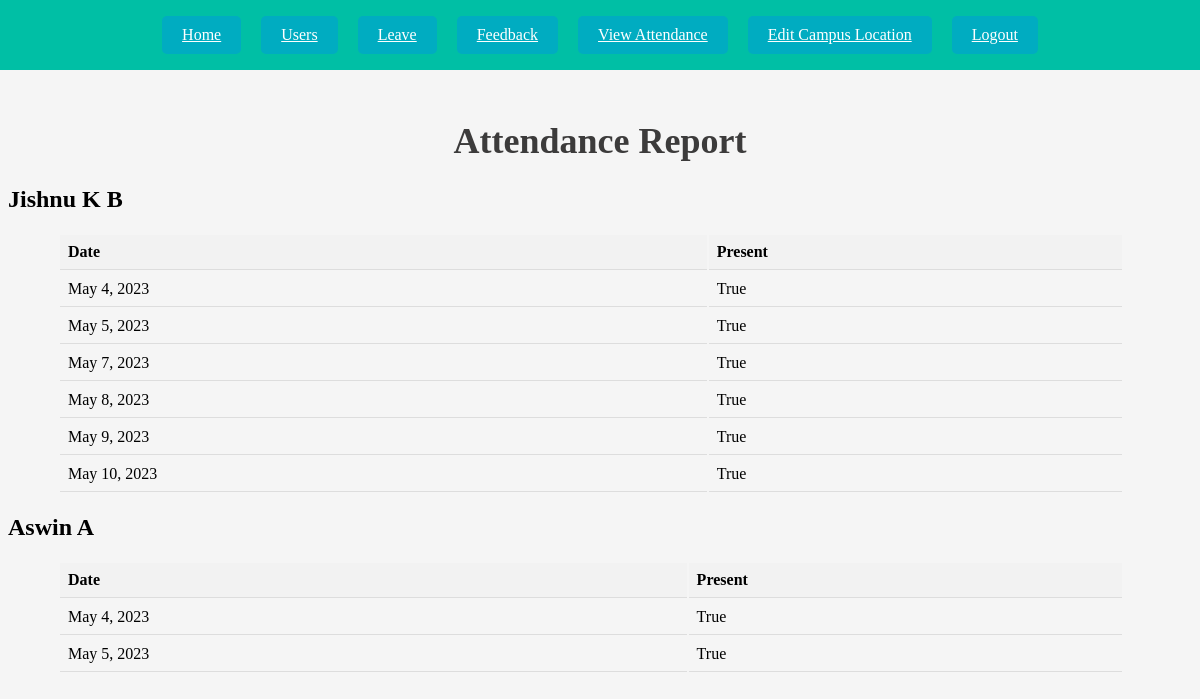
/admin_view_attendance/ (signed in), run on an earlier commit of the app's database.
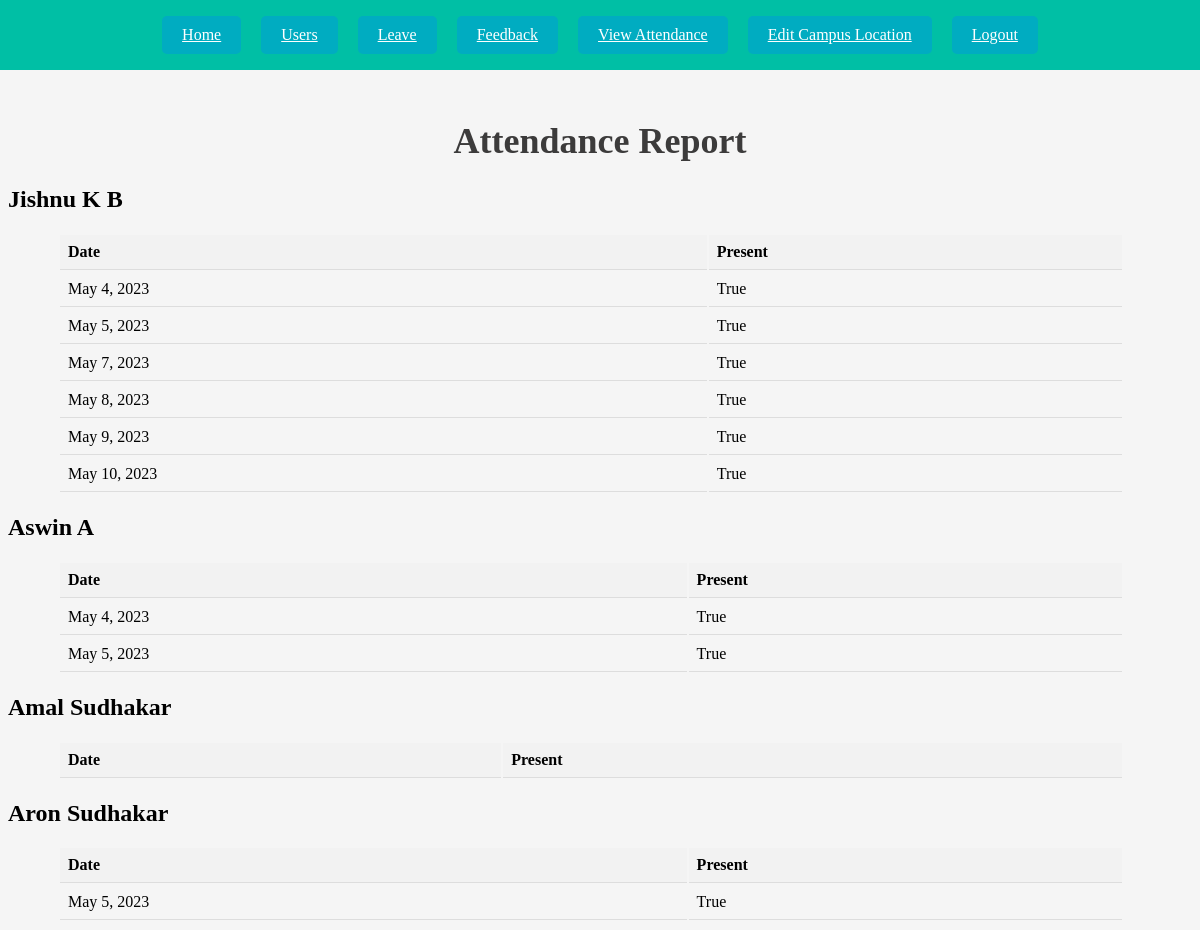
And on a later commit of the database.
### faculty_app/models.py (models this page shows, shortened)
class Faculty(models.Model):
    user = models.OneToOneField(User, on_delete=models.CASCADE, related_name='faculty')
    dob = models.DateField()
    department = models.CharField(max_length=4, choices=DEPARTMENTS)
    date_of_join = models.DateField()
    subject = models.CharField(max_length=4, choices=SUBJECTS)
    emp_id = models.CharField(max_length=10, unique=True)

class Attendance(models.Model):
    user = models.ForeignKey(User, on_delete=models.CASCADE)
    mark_date = models.DateField()
    mark_time = models.TimeField(default=datetime.time(0, 0))
    status = models.BooleanField(default=False)

### faculty_app/views.py (the view)
# urls.py: path('admin_view_attendance/',views.admin_view_attendance, name='admin_view_attendance'),
@admin_required
def admin_view_attendance(request):
     faculty = Faculty.objects.select_related('user').exclude(user__is_superuser=True)
     attendances = Attendance.objects.select_related('user').exclude(user__is_superuser=True)
     return render(request, 'admin/admin_view_attendance.html', {'attendances': attendances, 'faculty':faculty})

### faculty_app/templates/admin/admin_view_attendance.html
{% extends 'admin/admin_base.html' %}
{% block content %}
<h1>Attendance Report</h1>
{% if faculty %}
  {% for user in faculty %}
    <h2>{{ user.user.first_name }} {{ user.user.last_name }}</h2>
    <table class="user-table">
      <thead>
        <tr>
          <th>Date</th>
          <th>Present</th>
        </tr>
      </thead>
      <tbody>
        {% for attendance in attendances %}
          {% if attendance.user == user.user %}
            <tr>
              <td>{{ attendance.mark_date }}</td>
              <td>{{ attendance.status }}</td>
            </tr>
          {% endif %}
        {% empty %}
          <tr>
            <td colspan="2">No attendance records found for this user.</td>
          </tr>
        {% endfor %}
      </tbody>
    </table>
  {% endfor %}
{% else %}
  <p>No faculty members found.</p>
{% endif %}
{% endblock %}

What changed in the data, as far as the page shows it:
added Faculty: user.first_name "Amal", user.last_name "Sudhakar"
added Faculty: user.first_name "Aron", user.last_name "Sudhakar"
added Attendance: mark_date "May 5, 2023", status "True", shown under "Aron"
